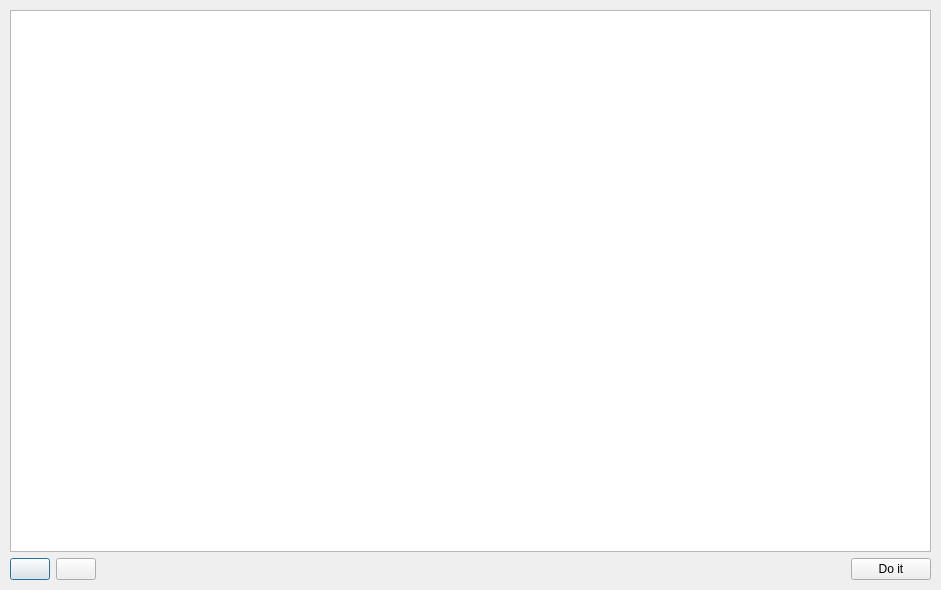
<?xml version="1.0" encoding="UTF-8"?>
<ui version="4.0">
 <class>Dialog</class>
 <widget class="QDialog" name="Dialog">
  <property name="geometry">
   <rect>
    <x>0</x>
    <y>0</y>
    <width>941</width>
    <height>590</height>
   </rect>
  </property>
  <property name="windowTitle">
   <string>Dialog</string>
  </property>
  <layout class="QVBoxLayout" name="verticalLayout">
   <property name="leftMargin">
    <number>1</number>
   </property>
   <property name="topMargin">
    <number>1</number>
   </property>
   <property name="rightMargin">
    <number>1</number>
   </property>
   <property name="bottomMargin">
    <number>1</number>
   </property>
   <item>
    <widget class="QFrame" name="frame">
     <property name="frameShape">
      <enum>QFrame::NoFrame</enum>
     </property>
     <property name="frameShadow">
      <enum>QFrame::Raised</enum>
     </property>
     <layout class="QVBoxLayout" name="verticalLayout_2">
      <property name="bottomMargin">
       <number>0</number>
      </property>
      <item>
       <widget class="QTreeView" name="treeView">
        <property name="alternatingRowColors">
         <bool>true</bool>
        </property>
        <property name="selectionMode">
         <enum>QAbstractItemView::ExtendedSelection</enum>
        </property>
        <property name="animated">
         <bool>true</bool>
        </property>
       </widget>
      </item>
     </layout>
    </widget>
   </item>
   <item>
    <widget class="QFrame" name="frame_2">
     <property name="frameShape">
      <enum>QFrame::NoFrame</enum>
     </property>
     <property name="frameShadow">
      <enum>QFrame::Raised</enum>
     </property>
     <layout class="QHBoxLayout" name="horizontalLayout">
      <property name="topMargin">
       <number>0</number>
      </property>
      <item>
       <widget class="QPushButton" name="accept_selected_pushButton">
        <property name="toolTip">
         <string>Accept selected</string>
        </property>
        <property name="text">
         <string/>
        </property>
        <property name="icon">
         <iconset resource="icons.qrc">
          <normaloff>:/Icons/icons/accept.svg</normaloff>:/Icons/icons/accept.svg</iconset>
        </property>
       </widget>
      </item>
      <item>
       <widget class="QPushButton" name="reject_selected_pushButton">
        <property name="toolTip">
         <string>Reject selected changes</string>
        </property>
        <property name="text">
         <string/>
        </property>
        <property name="icon">
         <iconset resource="icons.qrc">
          <normaloff>:/Icons/icons/delete.svg</normaloff>:/Icons/icons/delete.svg</iconset>
        </property>
       </widget>
      </item>
      <item>
       <spacer name="horizontalSpacer">
        <property name="orientation">
         <enum>Qt::Horizontal</enum>
        </property>
        <property name="sizeHint" stdset="0">
         <size>
          <width>632</width>
          <height>20</height>
         </size>
        </property>
       </spacer>
      </item>
      <item>
       <widget class="QPushButton" name="doit_pushButton">
        <property name="toolTip">
         <string>Process all changes as especified</string>
        </property>
        <property name="text">
         <string>Do it</string>
        </property>
        <property name="icon">
         <iconset resource="icons.qrc">
          <normaloff>:/Icons/icons/accept2.svg</normaloff>:/Icons/icons/accept2.svg</iconset>
        </property>
       </widget>
      </item>
     </layout>
    </widget>
   </item>
  </layout>
 </widget>
 <resources>
  <include location="icons.qrc"/>
 </resources>
 <connections/>
</ui>
